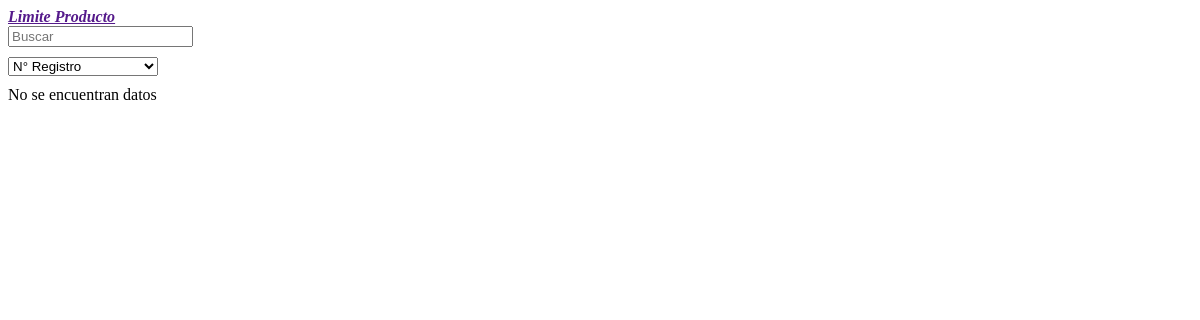
The page /views/admin/procesos_varios/limite/principal_limite.php on the database as committed earlier.
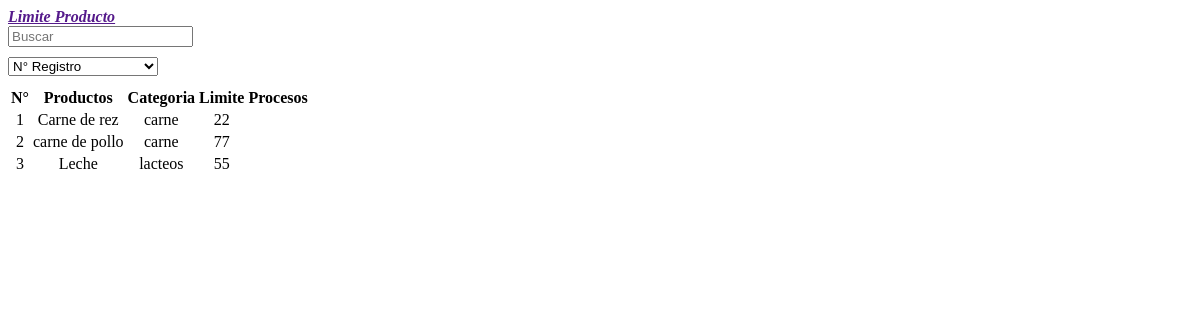
The same page on the database as committed later.
### tables this page shows
CREATE TABLE `producto` (
  `id_producto` int(11) NOT NULL,
  `nombre_productos` varchar(255) DEFAULT NULL,
  `descripcion` text DEFAULT NULL,
  `precio_compra` decimal(8,2) DEFAULT NULL,
  `precio_venta` decimal(8,2) DEFAULT NULL,
  `unidad_medida` varchar(255) DEFAULT NULL,
  `imagen` varchar(255) DEFAULT NULL
);

CREATE TABLE `categorias` (
  `id_categoria` int(11) NOT NULL,
  `categoria` varchar(100) NOT NULL,
  `imagen_categoria` varchar(100) NOT NULL
);

CREATE TABLE `limite_productos` (
  `id_limite` int(11) NOT NULL,
  `id_producto` int(11) DEFAULT NULL,
  `limite` float DEFAULT NULL
);

### views/admin/procesos_varios/limite/proceso_paginado.php (called while the page is built, shortened)
<?php
$pagina = 0;
if (isset($_GET['n_reg']) || isset($_GET['num'])) {
    $registros = $_GET['num_reg'];
} else {
    $registros = 3;
}
if (!$pagina) {
    $inicio = 0;
} else {
    $inicio = ($pagina - 1) * $registros;
}
if(isset($_GET['like'])){
    $valor = $_GET['valor'];
    $queryLimite = "SELECT producto.nombre_productos,categorias.categoria,limite_productos.id_limite,limite_productos.limite FROM `inventarios` INNER JOIN producto ON producto.id_producto=inventarios.id_producto INNER JOIN categorias ON categorias.id_categoria = inventarios.id_categoria INNER JOIN limite_productos ON limite_productos.id_producto=inventarios.id_producto WHERE producto.nombre_productos LIKE '%$valor%'";
}else{
    $queryLimite = "SELECT producto.nombre_productos,categorias.categoria,limite_productos.id_limite,limite_productos.limite FROM `inventarios` INNER JOIN producto ON producto.id_producto=inventarios.id_producto INNER JOIN categorias ON categorias.id_categoria = inventarios.id_categoria INNER JOIN limite_productos ON limite_productos.id_producto=inventarios.id_producto LIMIT $inicio, $registros";
}
$DataCategorias = SelectData($queryLimite, "i");
?>

### models/procesos.php (called while the page is built, shortened)
<?php
    class CRUD{
        public function select($query){
            $rows = null;
            $modelo = new ConexionDB();
            $conexion = $modelo->get_conexion();
            $stm = $conexion->prepare($query);
            $stm->execute();
            return $stm;
        }
    }
?>

### controllers/procesos.php (called while the page is built, shortened)
<?php
    function SelectData($query,$opcion=""){
        $rows = null;
        $consultas = new CRUD();
        $data = $consultas->select($query);
        if($opcion == "i"){
            while ($result = $data->fetch()){
                $rows[] = $result;
            }
            return $rows;
        }else{
            return $data;
        }
    }
?>

### views/admin/procesos_varios/limite/tabla_limite.php (the view, shortened to what this page needs)
<table class="table table-bordered table-resposive-md table-sm" >
    <thead>
        <tr>
            <th>N°</th>
            <th>Productos</th>
            <th>Categoria</th>
            <th>Limite</th>
            <th colspan="2">Procesos</th>
        </tr>
    </thead>
    <tbody>
    <?php foreach($DataCategorias AS $result): ?>
        <tr>
            <td><?php echo $cont += 1; ?></td>
            <td><?php echo $result['nombre_productos']?></td>
            <td><?php echo $result['categoria']?></td>
            <td><?php echo $result['limite']?></td>
            <td></td>
            <td>
            </td>
        </tr>
        <?php endforeach ?>
    </tbody>
</table>

### views/admin/procesos_varios/limite/principal_limite.php (shortened to what this page needs)
<head>
</head>
<?php
include_once "../../../../models/procesos.php";
include_once "../../../../controllers/procesos.php";
include "./proceso_paginado.php";
?>
<?php include "./select_y_buscador.php"; ?>
<?php if ($DataCategorias) : ?>
    <?php include "./tabla_limite.php"; ?>
<?php else : ?>
    <div class="alert alert-danger">
        No se encuentran datos
    </div>
<?php endif ?>

### views/admin/procesos_varios/limite/select_y_buscador.php (shortened to what this page needs)
<div class="row" style="margin-bottom: 10px">
    <div class="col-md-6">
        <a href="" class="btn btn-primary" id="new-limite-prod">
            <i class="fas fa-plus-circle"><b> Limite Producto</b></i>
        </a>
    </div>
    <div class="col-md-6">
    <input type="search" class="form-control" id="like-limite-prod" placeholder="Buscar "></div>
</div>
<div>
    <select name="" id="select-reg" class="custom-select" style="width: 150px; margin-bottom:10px;">
        <option value="" disabled selected>N° Registro</option>
    </select>
</div>

### views/admin/procesos_varios/limite/tabla_limite.php (style rules this page uses)
td,th { text-align: center; vertical-align: middle; }

Rows that differ between the two databases and show on the page:
added producto: cont "1", nombre_productos "Carne de rez", categorias.categoria "carne", limite_productos.limite "22"
added producto: cont "2", nombre_productos "carne de pollo", categorias.categoria "carne", limite_productos.limite "77"
added producto: cont "3", nombre_productos "Leche", categorias.categoria "lacteos", limite_productos.limite "55"
Other text that changed with them:
text no longer shown: "No se encuentran datos"
text now shown: "N° Productos Categoria Limite Procesos"
